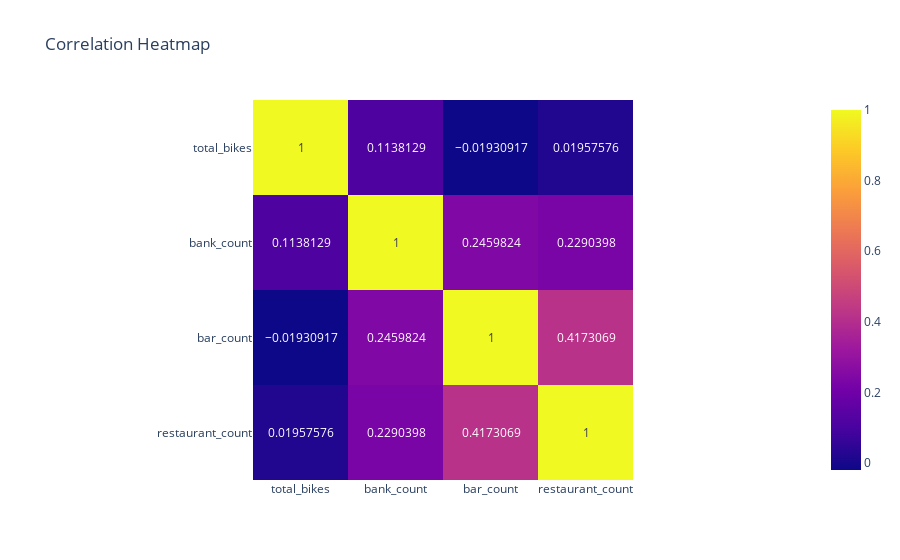

Notebook code for this chart:
### Markdown cell above
It seems most columns of our interest is not normally distributed and there is no apparent correlation.

### Code cell
# We can also check correlation heatmap using plotly
correlation_data = df_combined[['total_bikes', 'bank_count', 'bar_count', 'restaurant_count']]

correlation_matrix = correlation_data.corr()
fig = px.imshow(
    correlation_matrix,
    text_auto=True,
    title='Correlation Heatmap'
)

fig.show()

### Figure 1 — Plotly figure (JSON) as saved in the notebook; plotly's stock layout.template omitted (floating-point values rounded to 4 significant figures)
{"data": [{"coloraxis": "coloraxis", "hovertemplate": "x: %{x}<br>y: %{y}<br>color: %{z}<extra></extra>", "name": "0", "texttemplate": "%{z}", "type": "heatmap", "x": ["total_bikes", "bank_count", "bar_count", "restaurant_count"], "xaxis": "x", "y": ["total_bikes", "bank_count", "bar_count", "restaurant_count"], "yaxis": "y", "z": [[1, 0.1138, -0.01931, 0.01958], [0.1138, 1, 0.246, 0.229], [-0.01931, 0.246, 1, 0.4173], [0.01958, 0.229, 0.4173, 1]]}], "layout": {"coloraxis": {"colorscale": [[0, "#0d0887"], [0.1111, "#46039f"], [0.2222, "#7201a8"], [0.3333, "#9c179e"], [0.4444, "#bd3786"], [0.5556, "#d8576b"], [0.6667, "#ed7953"], [0.7778, "#fb9f3a"], [0.8889, "#fdca26"], [1, "#f0f921"]]}, "title": {"text": "Correlation Heatmap"}, "xaxis": {"anchor": "y", "constrain": "domain", "domain": [0, 1], "scaleanchor": "y"}, "yaxis": {"anchor": "x", "autorange": "reversed", "constrain": "domain", "domain": [0, 1]}}}
